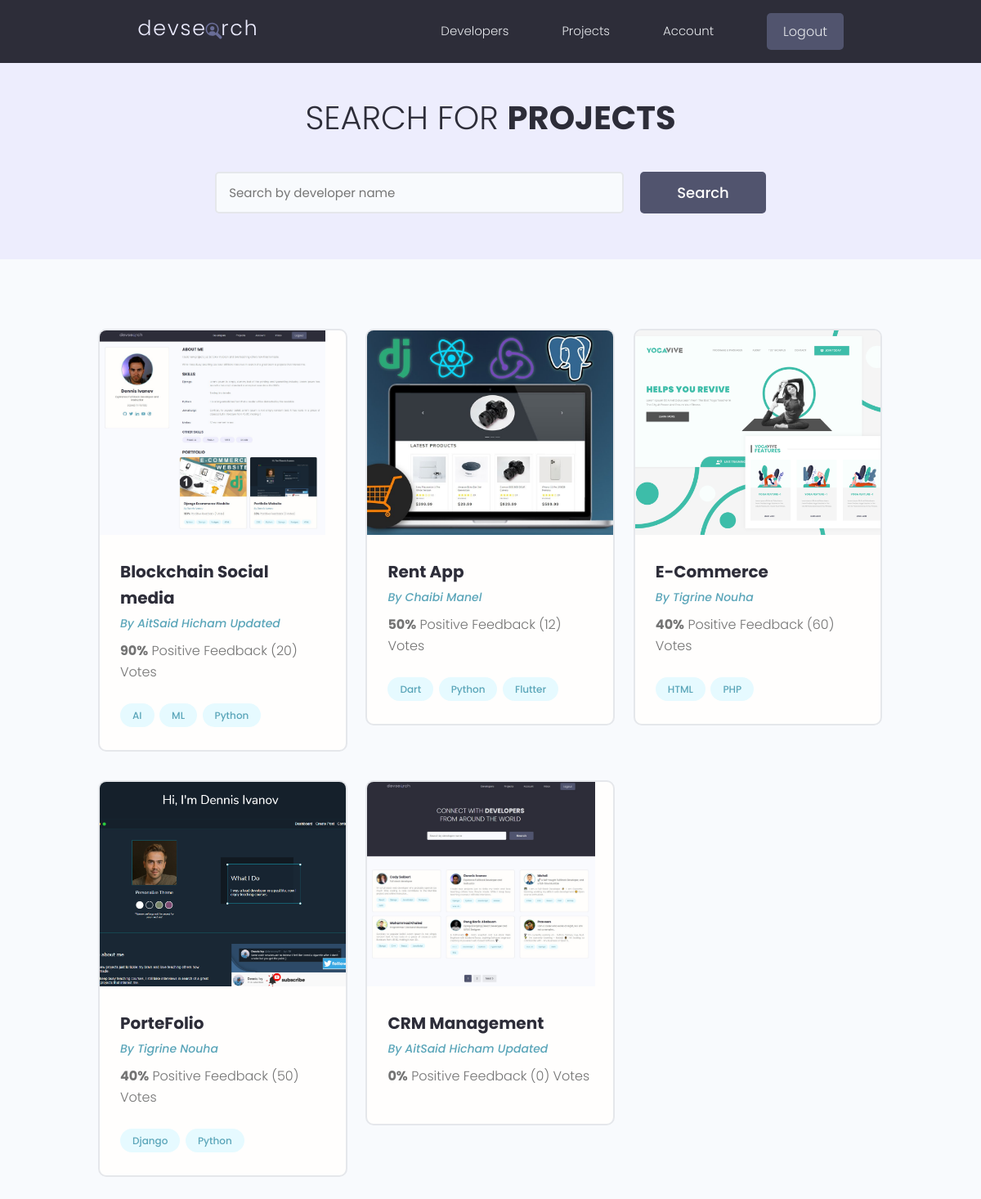
Page /projects/ (signed in) on the committed database.
### projects/models.py (models this page shows, shortened)
class Project(models.Model):
    owner = models.ForeignKey(
        Profile, null=True, blank=True, on_delete=models.CASCADE)
    title = models.CharField(max_length=200)
    description = models.TextField(null=True, blank=True)
    featured_image = models.ImageField(
        null=True, blank=True, default="default.jpg")
    demo_link = models.CharField(max_length=2000, null=True, blank=True)
    source_link = models.CharField(max_length=2000, null=True, blank=True)
    tags = models.ManyToManyField('Tag', blank=True)
    vote_total = models.IntegerField(default=0, null=True, blank=True)
    vote_ratio = models.IntegerField(default=0, null=True, blank=True)
    created = models.DateTimeField(auto_now_add=True)
    id = models.UUIDField(default=uuid.uuid4, unique=True,
                          primary_key=True, editable=False)

class Tag(models.Model):
    name = models.CharField(max_length=200)
    created = models.DateTimeField(auto_now_add=True)
    id = models.UUIDField(default=uuid.uuid4, unique=True,
                          primary_key=True, editable=False)
    def __str__(self):
        return self.name

### users/models.py (models this page shows, shortened)
class Profile(models.Model):
    user = models.OneToOneField(
        User, on_delete=models.CASCADE, null=True, blank=True)
    name = models.CharField(max_length=200, blank=True, null=True)
    email = models.EmailField(max_length=500, blank=True, null=True)
    username = models.CharField(max_length=200, blank=True, null=True)
    location = models.CharField(max_length=200, blank=True, null=True)
    short_intro = models.CharField(max_length=200, blank=True, null=True)
    bio = models.TextField(blank=True, null=True)
    profile_image = models.ImageField(
        null=True, blank=True, upload_to='profiles/', default="profiles/user-default.png")
    social_github = models.CharField(max_length=200, blank=True, null=True)
    social_twitter = models.CharField(max_length=200, blank=True, null=True)
    social_linkedin = models.CharField(max_length=200, blank=True, null=True)
    social_youtube = models.CharField(max_length=200, blank=True, null=True)
    social_website = models.CharField(max_length=200, blank=True, null=True)
    created = models.DateTimeField(auto_now_add=True)
    id = models.UUIDField(default=uuid.uuid4, unique=True,
                          primary_key=True, editable=False)

### projects/views.py (the view)
# urls.py: path('projects/', include('projects.urls')),
def projects(request):
    projects = Project.objects.all()
    context = {'projects': projects}
    return render(request, 'projects/projects.html', context)

### projects/templates/projects/projects.html (shortened to what this page needs)
{% extends 'main.html' %}
{% block content %}
<main class="projects">
    <section class="hero-section text-center">
        <div class="container container--narrow">
            <div class="hero-section__box">
                <h2>Search for <span>Projects</span></h2>
            </div>
            <div class="hero-section__search">
                <form class="form" action="#" method="get">
                  <div class="form__field">
                    <input class="input input--text" id="formInput#search" type="text" name="text"
                      placeholder="Search by developer name" />
                  </div>
                  <input class="btn btn--sub btn--lg" type="submit" value="Search" />
                </form>
              </div>
        </div>
    </section>
    <section class="projectsList">
        <div class="container">
            <div class="grid grid--three">
                {% for project in projects %}
                <div class="column">
                    <div class="card project">
                        <a href="{% url 'project' project.id %}" class="project">
                            <img class="project__thumbnail" src="{{project.featured_image.url}}" alt="project thumbnail" />
                            <div class="card__body">
                                <h3 class="project__title">{{project.title}}</h3>
                                <p><a class="project__author" href="{% url 'user-profile' project.owner.id %}">By
                                        {{project.owner.name}}</a>
                                </p>
                                <p class="project--rating">
                                    <span style="font-weight: bold;">{{project.vote_ratio}}%</span> Positive
                                    Feedback ({{project.vote_total}}) Vote{{project.vote_total|pluralize:"s"}}
                                </p>
                                <div class="project__tags">
                                    {% for tag in project.tags.all %}
                                    <span class="tag tag--pill tag--main">
                                        <small>{{tag}}</small>
                                    </span>
                                    {% endfor %}
                                </div>
                            </div>
                        </a>
                    </div>
                </div>
                {% endfor %}
            </div>
        </div>
    </section>
</main>
{% endblock %}

### static/styles/app.css (style rules this page uses)
:root { --color-sub: #2d2d39; }
.btn--sub { background-color: var(--color-sub-light); }
.card { border: 2px solid var(--color-light); }
img { width: 100%; }
.hero-section { height: 40vh; display: flex; align-items: center; background-color: var(--color-sub); }
.hero-section__box { margin-bottom: 4rem; }
.hero-section__box > h2, .hero-section__box > h2 > span { font-size: 4rem; color: var(--color-light); line-height: 1.3; text-transform: uppercase; }
.hero-section__box > h2 { font-weight: 300; }
.hero-section__box > h2 > span { font-weight: 700; }
.hero-section__search > .form { display: flex; align-items: center; justify-content: center; gap: 2rem; }
.hero-section__search > .form input.input--text { width: 50rem; }
.project__author { font-size: 1.4rem; font-style: italic; }
.project--rating { margin-bottom: 1.6em; margin-top: .5em; }
.projects > .hero-section { background: var(--color-sub-lighter); height: 30vh; }
.projects .hero-section__box { margin-bottom: 2.5rem; }
.projects .hero-section__box > h2 { color: var(--color-sub); }
.projects .hero-section__box > h2 > span { font-weight: 700; color: var(--color-sub); }
.projectsList { margin-top: 8rem; }
.project__thumbnail { height: 25rem; object-fit: cover; object-position: top center; }
.project__title { font-size: 2rem; font-weight: 700; color: var(--color-sub); }

### static/uikit/styles/modules/_variables.css (style rules this page uses)
:root { --color-main: #5aa5b9; --color-main-light: #e6faff; --color-sub: #3f4156; --color-sub-light: #51546e; --color-sub-lighter: #ededfd; --color-text: #737373; --color-gray: #8b8b8b; --color-light: #e5e7eb; --color-light-gray: #767676; --color-bg: #f8fafd; --color-white: #fffefd; --color-white-light: #f3f3f3; --color-success: #359e64; --color-success-bg: #def8e8; --color-error: #fc4b0b; --color-error-bg: #fff2ee; --font-base: 'Poppins', arial, helvetica, 'Segoe UI', roboto, ubuntu, sans-serif; --font-monospace: 'Fira Code', 'Courier New', courier, monospace; --font-regular: 300; --font-medium: 500; --font-bold: 700; --generic-shadow: 1px 1px 5px #00000010; --generic-transition: all 0.3s ease-in-out; }

### static/uikit/styles/modules/_base.css (style rules this page uses)
* { margin: 0; padding: 0; box-sizing: border-box; text-rendering: optimizeLegibility; color: inherit; font-size: inherit; }
html { font-size: 50%; }
@media only screen and (min-width: 480px) { html { font-size: 56.25%; } }
@media only screen and (min-width: 1200px) { html { font-size: 62.5%; } }
body { line-height: 1.6; font-weight: 400; font-size: 1.5rem; color: var(--color-text); background-color: var(--color-bg); min-height: 100vh; }

### static/uikit/styles/modules/_typography.css (style rules this page uses)
* { font-family: var(--font-base); }
h2 { font-size: 3.6rem; font-weight: var(--font-bold); }
h3 { font-size: 3.2rem; font-weight: var(--font-medium); }
p, span, strong { font-size: 1.6rem; color: var(--color-text); font-weight: var(--font-regular); }
a { padding-bottom: 2px; text-decoration: none; display: inline-block; color: var(--color-main); font-weight: var(--font-medium); }

### static/uikit/styles/modules/_utilities.css (style rules this page uses)
.container { width: 92%; max-width: 165rem; margin: 0 auto; box-sizing: border-box; }
.container--narrow { width: 92%; max-width: 120rem; }
@media screen and (min-width: 1000px) { .container { width: 90%; } }
@media screen and (min-width: 1000px) { .container--narrow { width: 85%; } }
@media screen and (min-width: 1200px) { .container { width: 80%; } }
@media screen and (min-width: 1200px) { .container--narrow { width: 72%; } }
.text-center { text-align: center; }

### static/uikit/styles/modules/_button.css (style rules this page uses)
.btn { display: inline-block; position: relative; cursor: pointer; background-color: var(--color-light); font-weight: var(--font-medium); color: var(--color-sub); text-decoration: none; padding: 1rem 2rem; border-radius: 0.5rem; border: none; width: -webkit-fit-content; width: -moz-fit-content; width: fit-content; height: -webkit-fit-content; height: -moz-fit-content; height: fit-content; font-size: 1.6rem; outline-width: 0; outline-color: transparent; -webkit-backface-visibility: hidden; backface-visibility: hidden; transition: all 0.3s ease-in-out; }
.btn--sub { background-color: var(--color-sub); color: var(--color-white); }
.btn--lg { font-size: 1.8rem; padding: 1.2rem 4.5rem; }

### static/uikit/styles/modules/_card.css (style rules this page uses)
.card { border-radius: 1rem; background-color: var(--color-white); border: 1.5px solid var(--color-light); width: auto; height: auto; margin-top: 0.5rem; margin-bottom: 0.5rem; overflow: hidden; }
.card__body, .card__header { padding: 2rem 2.5rem; }

### rows in the picture
Project: featured_image (picture), title "Blockchain Social media", owner.name "AitSaid Hicham Updated", vote_ratio "90", vote_total "20"
Tag: name "AI"
Tag: name "ML"
Tag: name "Python"
Project: featured_image (picture), title "Rent App", owner.name "Chaibi Manel", vote_ratio "50", vote_total "12"
Tag: name "Dart"
Tag: name "Flutter"
Project: featured_image (picture), title "E-Commerce", owner.name "Tigrine Nouha", vote_ratio "40", vote_total "60"
Tag: name "HTML"
Tag: name "PHP"
Project: featured_image (picture), title "PorteFolio", owner.name "Tigrine Nouha", vote_ratio "40", vote_total "50"
Tag: name "Django"
Project: featured_image (picture), title "CRM Management", owner.name "AitSaid Hicham Updated", vote_ratio "0", vote_total "0"
